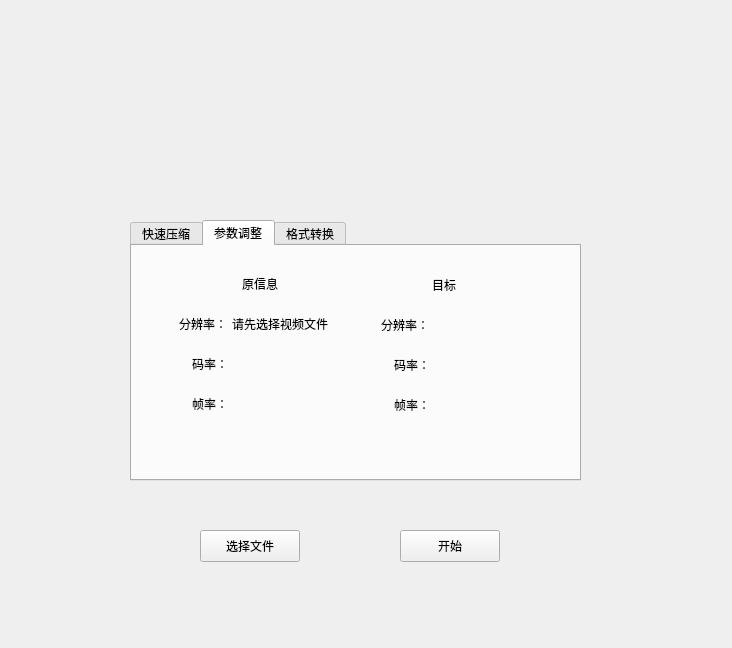
<?xml version="1.0" encoding="UTF-8"?>
<ui version="4.0">
 <class>MainWindow</class>
 <widget class="QMainWindow" name="MainWindow">
  <property name="enabled">
   <bool>true</bool>
  </property>
  <property name="geometry">
   <rect>
    <x>0</x>
    <y>0</y>
    <width>732</width>
    <height>648</height>
   </rect>
  </property>
  <property name="windowTitle">
   <string>MainWindow</string>
  </property>
  <property name="animated">
   <bool>true</bool>
  </property>
  <widget class="QWidget" name="centralwidget">
   <widget class="QPushButton" name="button_chooser">
    <property name="geometry">
     <rect>
      <x>200</x>
      <y>530</y>
      <width>100</width>
      <height>32</height>
     </rect>
    </property>
    <property name="text">
     <string>选择文件</string>
    </property>
   </widget>
   <widget class="QPushButton" name="button_start">
    <property name="geometry">
     <rect>
      <x>400</x>
      <y>530</y>
      <width>100</width>
      <height>32</height>
     </rect>
    </property>
    <property name="text">
     <string>开始</string>
    </property>
   </widget>
   <widget class="QLabel" name="icon">
    <property name="enabled">
     <bool>true</bool>
    </property>
    <property name="geometry">
     <rect>
      <x>270</x>
      <y>40</y>
      <width>161</width>
      <height>160</height>
     </rect>
    </property>
    <property name="sizePolicy">
     <sizepolicy hsizetype="Fixed" vsizetype="Fixed">
      <horstretch>0</horstretch>
      <verstretch>0</verstretch>
     </sizepolicy>
    </property>
    <property name="text">
     <string/>
    </property>
    <property name="pixmap">
     <pixmap>../images/icon.png</pixmap>
    </property>
    <property name="scaledContents">
     <bool>true</bool>
    </property>
   </widget>
   <widget class="QTabWidget" name="tabWidget">
    <property name="enabled">
     <bool>true</bool>
    </property>
    <property name="geometry">
     <rect>
      <x>130</x>
      <y>220</y>
      <width>451</width>
      <height>261</height>
     </rect>
    </property>
    <property name="sizePolicy">
     <sizepolicy hsizetype="Fixed" vsizetype="Fixed">
      <horstretch>0</horstretch>
      <verstretch>0</verstretch>
     </sizepolicy>
    </property>
    <property name="currentIndex">
     <number>1</number>
    </property>
    <widget class="QWidget" name="tab">
     <attribute name="title">
      <string>快速压缩</string>
     </attribute>
     <widget class="QLabel" name="label_5">
      <property name="geometry">
       <rect>
        <x>128</x>
        <y>60</y>
        <width>80</width>
        <height>16</height>
       </rect>
      </property>
      <property name="text">
       <string>源文件大小：</string>
      </property>
     </widget>
     <widget class="QLabel" name="label_9">
      <property name="geometry">
       <rect>
        <x>140</x>
        <y>110</y>
        <width>58</width>
        <height>16</height>
       </rect>
      </property>
      <property name="text">
       <string>目标大小：</string>
      </property>
     </widget>
     <widget class="QLabel" name="label_size_source">
      <property name="geometry">
       <rect>
        <x>200</x>
        <y>60</y>
        <width>181</width>
        <height>16</height>
       </rect>
      </property>
      <property name="text">
       <string>请先选择视频文件</string>
      </property>
     </widget>
     <widget class="QSpinBox" name="spinBox">
      <property name="geometry">
       <rect>
        <x>200</x>
        <y>110</y>
        <width>71</width>
        <height>22</height>
       </rect>
      </property>
      <property name="maximum">
       <number>999999</number>
      </property>
     </widget>
     <widget class="QLabel" name="label_size_unit">
      <property name="geometry">
       <rect>
        <x>280</x>
        <y>110</y>
        <width>58</width>
        <height>16</height>
       </rect>
      </property>
      <property name="text">
       <string/>
      </property>
     </widget>
    </widget>
    <widget class="QWidget" name="quick_mod">
     <attribute name="title">
      <string>参数调整</string>
     </attribute>
     <widget class="QLabel" name="label_size">
      <property name="geometry">
       <rect>
        <x>47</x>
        <y>70</y>
        <width>60</width>
        <height>16</height>
       </rect>
      </property>
      <property name="text">
       <string>分辨率：</string>
      </property>
     </widget>
     <widget class="QLabel" name="label_bit">
      <property name="geometry">
       <rect>
        <x>60</x>
        <y>110</y>
        <width>58</width>
        <height>16</height>
       </rect>
      </property>
      <property name="text">
       <string>码率：</string>
      </property>
     </widget>
     <widget class="QLabel" name="label_fps">
      <property name="geometry">
       <rect>
        <x>60</x>
        <y>150</y>
        <width>58</width>
        <height>16</height>
       </rect>
      </property>
      <property name="text">
       <string>帧率：</string>
      </property>
     </widget>
     <widget class="QLabel" name="label">
      <property name="geometry">
       <rect>
        <x>110</x>
        <y>30</y>
        <width>58</width>
        <height>16</height>
       </rect>
      </property>
      <property name="text">
       <string>原信息</string>
      </property>
     </widget>
     <widget class="QLabel" name="label_2">
      <property name="geometry">
       <rect>
        <x>300</x>
        <y>31</y>
        <width>58</width>
        <height>16</height>
       </rect>
      </property>
      <property name="text">
       <string>目标</string>
      </property>
     </widget>
     <widget class="QLabel" name="label_size_2">
      <property name="geometry">
       <rect>
        <x>249</x>
        <y>71</y>
        <width>60</width>
        <height>16</height>
       </rect>
      </property>
      <property name="text">
       <string>分辨率：</string>
      </property>
     </widget>
     <widget class="QLabel" name="label_fps_2">
      <property name="geometry">
       <rect>
        <x>262</x>
        <y>151</y>
        <width>58</width>
        <height>16</height>
       </rect>
      </property>
      <property name="text">
       <string>帧率：</string>
      </property>
     </widget>
     <widget class="QLabel" name="label_bit_2">
      <property name="geometry">
       <rect>
        <x>262</x>
        <y>111</y>
        <width>58</width>
        <height>16</height>
       </rect>
      </property>
      <property name="text">
       <string>码率：</string>
      </property>
     </widget>
     <widget class="QLabel" name="label_shape_source">
      <property name="geometry">
       <rect>
        <x>100</x>
        <y>70</y>
        <width>121</width>
        <height>16</height>
       </rect>
      </property>
      <property name="text">
       <string>请先选择视频文件</string>
      </property>
     </widget>
     <widget class="QLabel" name="label_bit_source">
      <property name="geometry">
       <rect>
        <x>100</x>
        <y>110</y>
        <width>111</width>
        <height>16</height>
       </rect>
      </property>
      <property name="text">
       <string/>
      </property>
     </widget>
     <widget class="QLabel" name="label_fps_source">
      <property name="geometry">
       <rect>
        <x>100</x>
        <y>150</y>
        <width>111</width>
        <height>16</height>
       </rect>
      </property>
      <property name="text">
       <string/>
      </property>
     </widget>
     <widget class="QLabel" name="label_size_source_2">
      <property name="geometry">
       <rect>
        <x>100</x>
        <y>190</y>
        <width>111</width>
        <height>16</height>
       </rect>
      </property>
      <property name="text">
       <string/>
      </property>
     </widget>
    </widget>
    <widget class="QWidget" name="type_mod">
     <attribute name="title">
      <string>格式转换</string>
     </attribute>
    </widget>
   </widget>
   <zorder>icon</zorder>
   <zorder>tabWidget</zorder>
   <zorder>button_chooser</zorder>
   <zorder>button_start</zorder>
  </widget>
 </widget>
 <resources/>
 <connections/>
</ui>
